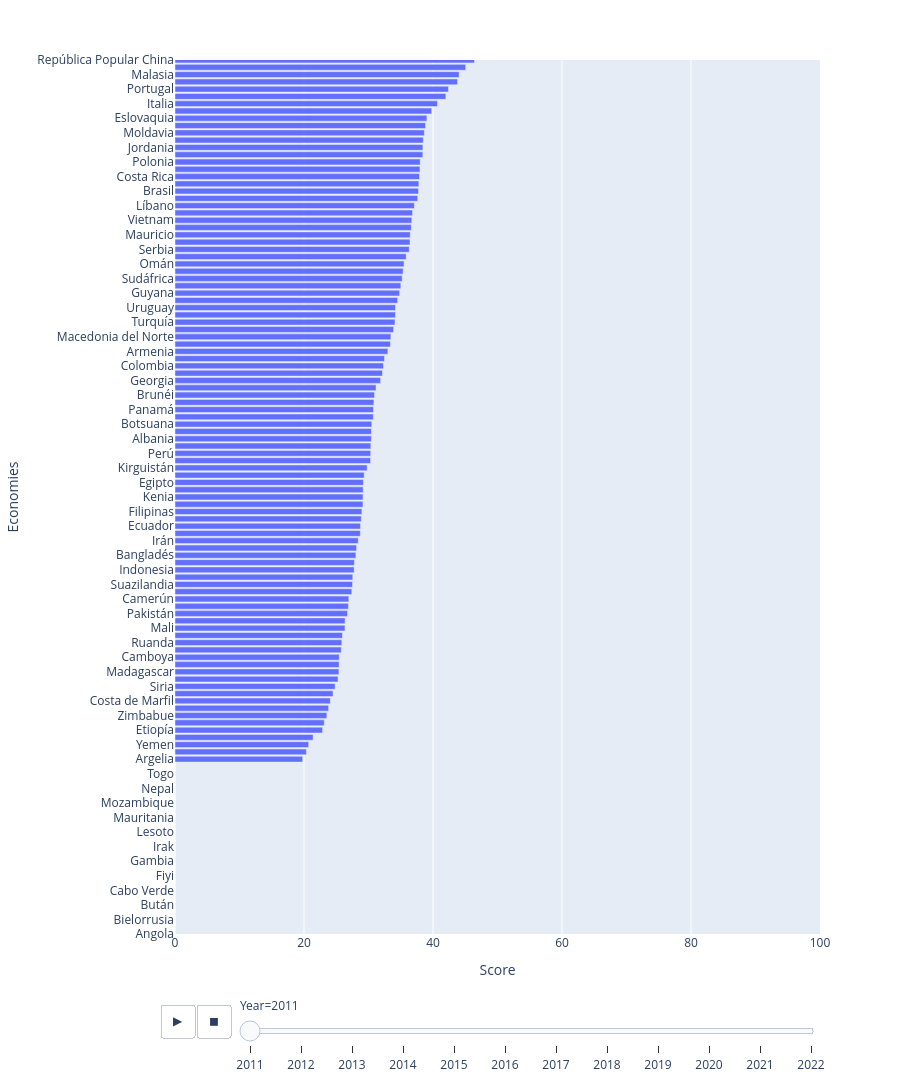

The cell this chart's notebook holds for it:
### Code cell
#mascara = innovacion_ran['Economies']=='Mexico'
#innovacion_ran = innovacion_ran[mascara]



fig = px.bar(
    innovacion_ran, 
    x="Score",            
    y="Economies",   
    animation_frame="Year", 
    animation_group="Economies",
    orientation='h',
    color_discrete_map={'México': '#006847', 'Otros': 'lightslategray'},
    range_x=[0,100],
    range_y=[0, 120],
    height=2000

)



fig.show()

### Figure 1 — Plotly figure (JSON) as saved in the notebook; plotly's stock layout.template omitted (floating-point values rounded to 4 significant figures; data arrays with more than 128 entries replaced by an {"elided": "..."} marker saying what was removed)
{"data": [{"hovertemplate": "Year=2011<br>Score=%{x}<br>Economies=%{y}<extra></extra>", "ids": {"elided": "149 str values"}, "legendgroup": "", "marker": {"color": "#636efa", "pattern": {"shape": ""}}, "name": "", "orientation": "h", "showlegend": false, "textposition": "auto", "type": "bar", "x": {"elided": "149 float values"}, "xaxis": "x", "y": {"elided": "149 str values"}, "yaxis": "y"}], "layout": {"barmode": "relative", "height": 2000, "legend": {"tracegroupgap": 0}, "margin": {"t": 60}, "sliders": [{"active": 0, "currentvalue": {"prefix": "Year="}, "len": 0.9, "pad": {"b": 10, "t": 60}, "steps": [{"args": [["2011"], {"frame": {"duration": 0, "redraw": true}, "fromcurrent": true, "mode": "immediate", "transition": {"duration": 0, "easing": "linear"}}], "label": "2011", "method": "animate"}, {"args": [["2012"], {"frame": {"duration": 0, "redraw": true}, "fromcurrent": true, "mode": "immediate", "transition": {"duration": 0, "easing": "linear"}}], "label": "2012", "method": "animate"}, {"args": [["2013"], {"frame": {"duration": 0, "redraw": true}, "fromcurrent": true, "mode": "immediate", "transition": {"duration": 0, "easing": "linear"}}], "label": "2013", "method": "animate"}, {"args": [["2014"], {"frame": {"duration": 0, "redraw": true}, "fromcurrent": true, "mode": "immediate", "transition": {"duration": 0, "easing": "linear"}}], "label": "2014", "method": "animate"}, {"args": [["2015"], {"frame": {"duration": 0, "redraw": true}, "fromcurrent": true, "mode": "immediate", "transition": {"duration": 0, "easing": "linear"}}], "label": "2015", "method": "animate"}, {"args": [["2016"], {"frame": {"duration": 0, "redraw": true}, "fromcurrent": true, "mode": "immediate", "transition": {"duration": 0, "easing": "linear"}}], "label": "2016", "method": "animate"}, {"args": [["2017"], {"frame": {"duration": 0, "redraw": true}, "fromcurrent": true, "mode": "immediate", "transition": {"duration": 0, "easing": "linear"}}], "label": "2017", "method": "animate"}, {"args": [["2018"], {"frame": {"duration": 0, "redraw": true}, "fromcurrent": true, "mode": "immediate", "transition": {"duration": 0, "easing": "linear"}}], "label": "2018", "method": "animate"}, {"args": [["2019"], {"frame": {"duration": 0, "redraw": true}, "fromcurrent": true, "mode": "immediate", "transition": {"duration": 0, "easing": "linear"}}], "label": "2019", "method": "animate"}, {"args": [["2020"], {"frame": {"duration": 0, "redraw": true}, "fromcurrent": true, "mode": "immediate", "transition": {"duration": 0, "easing": "linear"}}], "label": "2020", "method": "animate"}, {"args": [["2021"], {"frame": {"duration": 0, "redraw": true}, "fromcurrent": true, "mode": "immediate", "transition": {"duration": 0, "easing": "linear"}}], "label": "2021", "method": "animate"}, {"args": [["2022"], {"frame": {"duration": 0, "redraw": true}, "fromcurrent": true, "mode": "immediate", "transition": {"duration": 0, "easing": "linear"}}], "label": "2022", "method": "animate"}], "x": 0.1, "xanchor": "left", "y": 0, "yanchor": "top"}], "updatemenus": [{"buttons": [{"args": [null, {"frame": {"duration": 500, "redraw": true}, "fromcurrent": true, "mode": "immediate", "transition": {"duration": 500, "easing": "linear"}}], "label": "&#9654;", "method": "animate"}, {"args": [[null], {"frame": {"duration": 0, "redraw": true}, "fromcurrent": true, "mode": "immediate", "transition": {"duration": 0, "easing": "linear"}}], "label": "&#9724;", "method": "animate"}], "direction": "left", "pad": {"r": 10, "t": 70}, "showactive": false, "type": "buttons", "x": 0.1, "xanchor": "right", "y": 0, "yanchor": "top"}], "xaxis": {"anchor": "y", "domain": [0, 1], "range": [0, 100], "title": {"text": "Score"}}, "yaxis": {"anchor": "x", "domain": [0, 1], "range": [0, 120], "title": {"text": "Economies"}}}}
